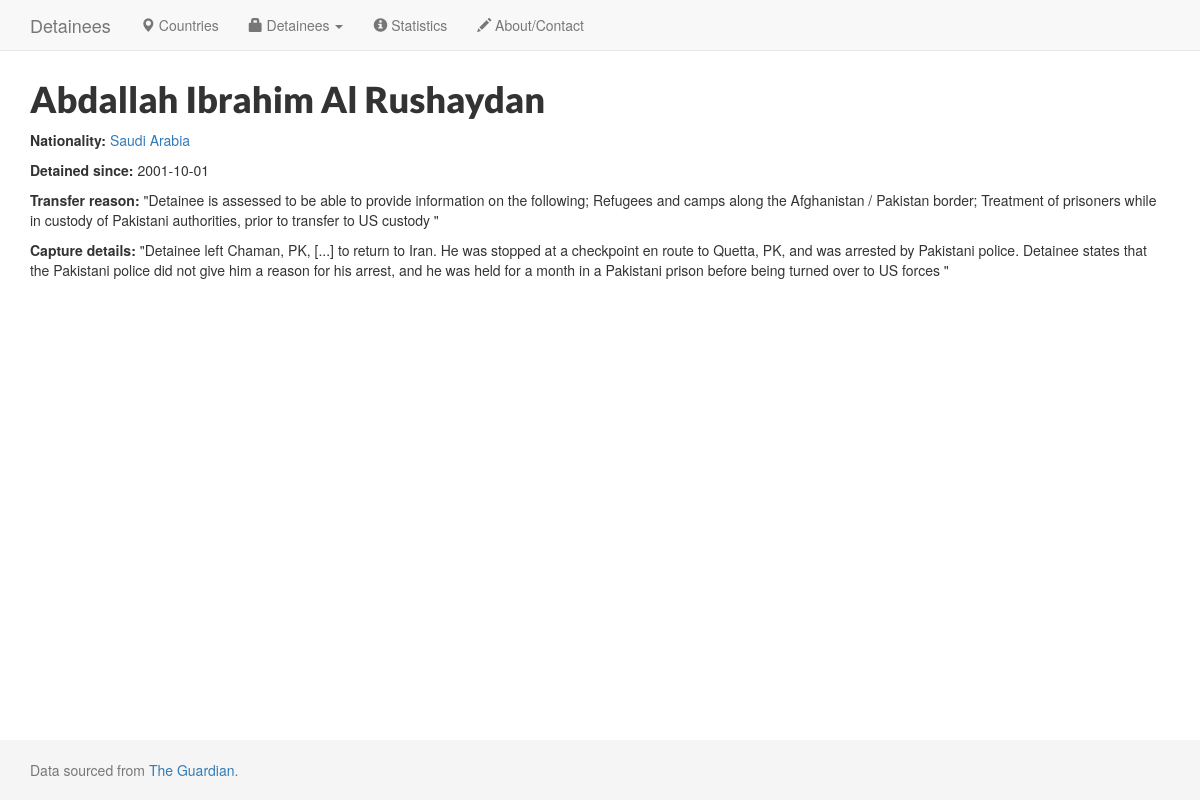
The page /detainee/US9SA-000343DP on the database its author committed.
### app.py (models this page shows)
class Detainee(Model):
    country = ForeignKeyField(Country, related_name='detainees', to_field='iso', db_column='iso')
    name = CharField()
    isn = CharField(primary_key=True)
    nationality = CharField()
    iso = CharField()
    arrival_date = CharField()
    transfer_reason = CharField()
    capture_details = CharField()
    class Meta:
        database = db
        db_table = 'detainees'

class Country(Model):
    name = CharField()
    iso = CharField(primary_key=True)
    class Meta:
        database = db
        db_table = 'countries'

### app.py (the view)
@app.route('/detainee/<isn>')
def show_detainee(isn):
    detainee = Detainee.get(Detainee.isn == isn)
    return render_template('detainee.html', detainee=detainee)

### templates/detainee.html
{% extends "layout.html" %}
{% block content %}
  <h1>{{ detainee.name.title() }}</h1>
  <p><strong>Nationality:</strong> <a href="{{ url_for('.show_country', abbreviation=detainee.country.iso) }}">{{ detainee.country.name }}</a></p>
  <p><strong>Detained since:</strong> {{ detainee.arrival_date }}</p>
  <p><strong>Transfer reason:</strong> {{ detainee.transfer_reason }}</p>
  <p><strong>Capture details:</strong> {{ detainee.capture_details }}</p>
{% endblock %}

### templates/layout.html (style rules this page uses)
html { position: relative; min-height: 100%; }
h1, h2, h3, h4, h5, h6 { font-family: 'Lato', sans-serif; font-weight: 900; }
body { margin-bottom: 60px; }

### rows shown on the page
Detainee: name "Abdallah Ibrahim Al Rushaydan", arrival_date "2001-10-01", transfer_reason "\"Detainee is assessed to be able to provide information on the following; Refugees and camps along the Afghanistan / Pakistan border; Treatment of prisoners while in custody of Pakistani authorities, prior to transfer to US custody \"", capture_details "\"Detainee left Chaman, PK, [...] to return to Iran. He was stopped at a checkpoint en route to Quetta, PK, and was arrested by Pakistani police. Detainee states that the Pakistani police did not give him a reason for his arrest, and he was held for a month in a Pakistani prison before being turned over to US forces \""
Country: country.name "Saudi Arabia"
